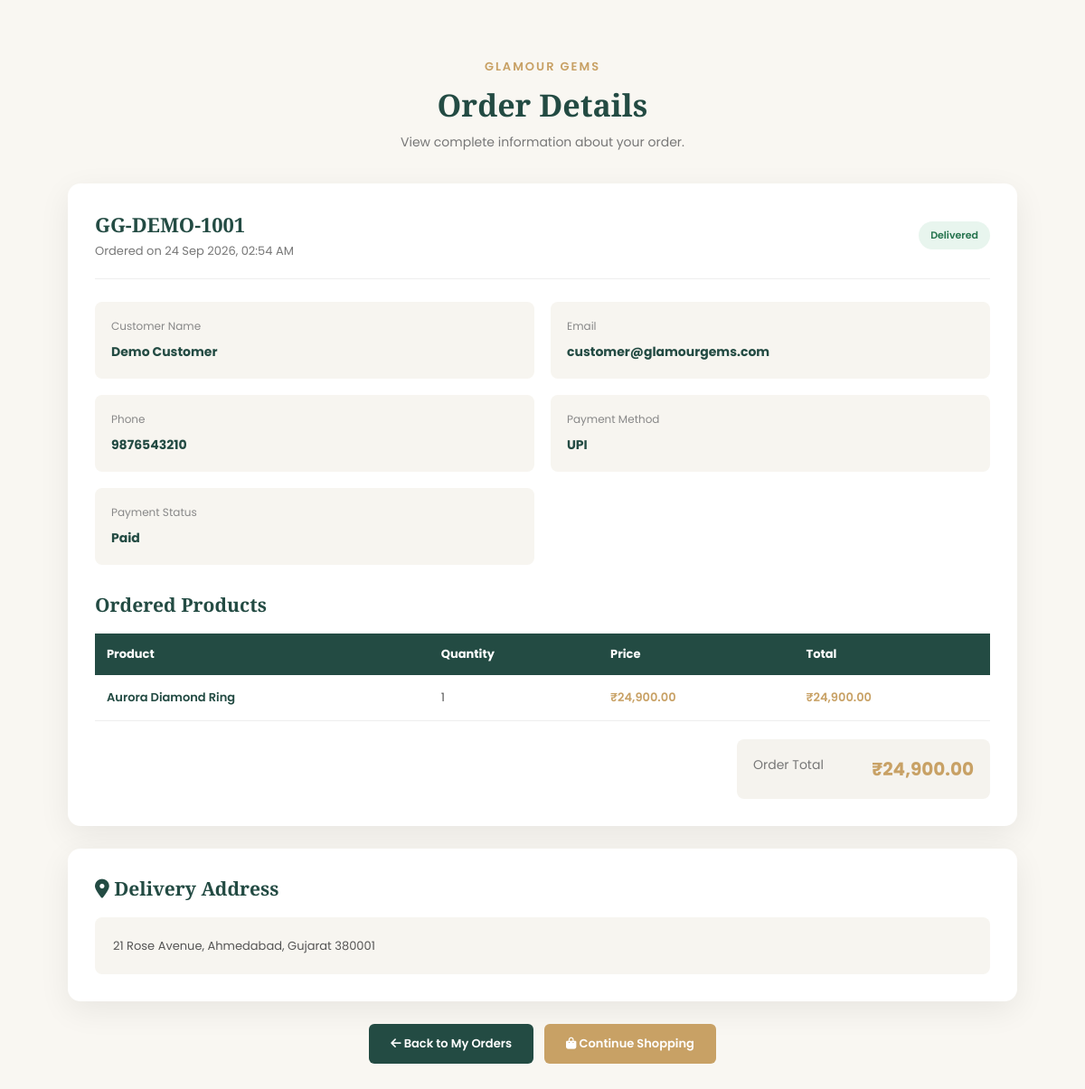
Screenshot of /order-details.php?order_id=1 (signed in) with the database file from the repository.
### tables this page shows
CREATE TABLE IF NOT EXISTS orders (
    id INT UNSIGNED AUTO_INCREMENT PRIMARY KEY,
    order_number VARCHAR(60) NOT NULL UNIQUE,
    user_id INT UNSIGNED DEFAULT NULL,
    customer_name VARCHAR(120) NOT NULL,
    customer_email VARCHAR(190) NOT NULL,
    customer_phone VARCHAR(30) DEFAULT NULL,
    shipping_address TEXT NOT NULL,
    total_amount DECIMAL(12,2) NOT NULL DEFAULT 0,
    payment_method VARCHAR(80) NOT NULL,
    payment_status VARCHAR(30) NOT NULL DEFAULT 'Pending',
    order_status VARCHAR(30) NOT NULL DEFAULT 'Pending',
    created_at TIMESTAMP NOT NULL DEFAULT CURRENT_TIMESTAMP,
    INDEX idx_orders_user (user_id),
    CONSTRAINT fk_orders_user FOREIGN KEY (user_id) REFERENCES users(id) ON DELETE SET NULL
);

CREATE TABLE IF NOT EXISTS order_items (
    id INT UNSIGNED AUTO_INCREMENT PRIMARY KEY,
    order_id INT UNSIGNED NOT NULL,
    product_id INT UNSIGNED DEFAULT NULL,
    product_name VARCHAR(180) NOT NULL,
    price DECIMAL(12,2) NOT NULL DEFAULT 0,
    quantity INT UNSIGNED NOT NULL DEFAULT 1,
    total DECIMAL(12,2) NOT NULL DEFAULT 0,
    CONSTRAINT fk_order_items_order FOREIGN KEY (order_id) REFERENCES orders(id) ON DELETE CASCADE,
    CONSTRAINT fk_order_items_product FOREIGN KEY (product_id) REFERENCES products(id) ON DELETE SET NULL
);

### order-details.php (the view, shortened to what this page needs)
<?php
require_once 'config/database.php';
$order_id = isset($_GET['order_id'])
    ? (int) $_GET['order_id']
    : 0;
$stmt = mysqli_prepare(
    $conn,
    "SELECT
        id,
        order_number,
        customer_name,
        customer_email,
        customer_phone,
        shipping_address,
        total_amount,
        payment_method,
        payment_status,
        order_status,
        created_at
     FROM orders
     WHERE id = ?
     AND customer_email = ?
     LIMIT 1"
);
mysqli_stmt_bind_param(
    $stmt,
    "is",
    $order_id,
    $_SESSION['user_email']
);
mysqli_stmt_execute($stmt);
$result = mysqli_stmt_get_result($stmt);
$order = mysqli_fetch_assoc($result);
$item_stmt = mysqli_prepare(
    $conn,
    "SELECT
        oi.product_id,
        oi.product_name,
        oi.quantity,
        oi.price
     FROM order_items oi
     WHERE oi.order_id = ?
     ORDER BY oi.id ASC"
);
mysqli_stmt_bind_param(
    $item_stmt,
    "i",
    $order_id
);
mysqli_stmt_execute($item_stmt);
$items_result = mysqli_stmt_get_result($item_stmt);
?>
<!DOCTYPE html>
<html lang="en">
<head>
    <link
        rel="stylesheet"
        href="https://cdnjs.cloudflare.com/ajax/libs/font-awesome/6.7.2/css/all.min.css"
    >
</head>
<body>
<section class="order-details-page">
    <div class="order-details-container">
        <div class="page-heading">
            <span>GLAMOUR GEMS</span>
            <h1>Order Details</h1>
            <p>
                View complete information about your order.
            </p>
        </div>
        <div class="order-card">
            <div class="order-header">
                <div>
                    <h2>
                        <?php
                        echo htmlspecialchars(
                            $order['order_number']
                        );
                        ?>
                    </h2>
                    <p>
                        Ordered on
                        <?php
                        echo date(
                            "d M Y, h:i A",
                            strtotime(
                                $order['created_at']
                            )
                        );
                        ?>
                    </p>
                </div>
                <?php
                $order_status =
                    strtolower(
                        $order['order_status']
                    );
                if (
                    $order_status === 'delivered' ||
                    $order_status === 'completed'
                ) {
                    $status_class = 'status-paid';
                } elseif (
                    $order_status === 'cancelled'
                ) {
                    $status_class = 'status-cancelled';
                } else {
                    $status_class = 'status-pending';
                }
                ?>
                <span
                    class="status <?php echo $status_class; ?>"
                >
                    <?php
                    echo htmlspecialchars(
                        $order['order_status']
                    );
                    ?>
                </span>
            </div>
            <div class="info-grid">
                <div class="info-box">
                    <span>
                        Customer Name
                    </span>
                    <strong>
                        <?php
                        echo htmlspecialchars(
                            $order['customer_name']
                        );
                        ?>
                    </strong>
                </div>
                <div class="info-box">
                    <span>
                        Email
                    </span>
                    <strong>
                        <?php
                        echo htmlspecialchars(
                            $order['customer_email']
                        );
                        ?>
                    </strong>
                </div>
                <div class="info-box">
                    <span>
                        Phone
                    </span>
                    <strong>
                        <?php
                        echo htmlspecialchars(
                            $order['customer_phone']
                        );
                        ?>
                    </strong>
                </div>
                <div class="info-box">
                    <span>
                        Payment Method
                    </span>
                    <strong>
                        <?php
                        echo htmlspecialchars(
                            $order['payment_method']
                        );
                        ?>
                    </strong>
                </div>
                <div class="info-box">
                    <span>
                        Payment Status
                    </span>
                    <strong>
                        <?php
                        echo htmlspecialchars(
                            $order['payment_status']
                        );
                        ?>
                    </strong>
                </div>
            </div>
            <h2 class="section-title">
                Ordered Products
            </h2>
            <div class="table-wrapper">
                <table class="items-table">
                    <thead>
                        <tr>
                            <th>
                                Product
                            </th>
                            <th>
                                Quantity
                            </th>
                            <th>
                                Price
                            </th>
                            <th>
                                Total
                            </th>
                        </tr>
                    </thead>
                    <tbody>
                        <?php
                        if (
                            mysqli_num_rows($items_result) > 0
                        ):
                            while (
                                $item =
                                mysqli_fetch_assoc(
                                    $items_result
                                )
                            ):
                                $item_total =
                                    $item['price']
                                    * $item['quantity'];
                        ?>
                            <tr>
                                <td>
                                    <span class="product-name">
                                        <?php
                                        echo htmlspecialchars(
                                            $item['product_name']
                                        );
                                        ?>
                                    </span>
                                </td>
                                <td>
                                    <?php
                                    echo (int)
                                        $item['quantity'];
                                    ?>
                                </td>
                                <td>
                                    <span class="product-price">
                                        ₹<?php
                                        echo number_format(
                                            $item['price'],
                                            2
                                        );
                                        ?>
                                    </span>
                                </td>
                                <td>
                                    <span class="product-price">
                                        ₹<?php
                                        echo number_format(
                                            $item_total,
                                            2
                                        );
                                        ?>
                                    </span>
                                </td>
                            </tr>
                        <?php
                            endwhile;
                        endif; ?>
                    </tbody>
                </table>
            </div>
            <div class="total-box">
                <div class="total-content">
                    <div class="total-row">
                        <span>
                            Order Total
                        </span>
                        <strong>
                            ₹<?php
                            echo number_format(
                                $order['total_amount'],
                                2
                            );
                            ?>
                        </strong>
                    </div>
                </div>
            </div>
        </div>
        <div class="order-card">
            <h2 class="section-title">
                <i class="fa-solid fa-location-dot"></i>
                Delivery Address
            </h2>
            <div class="address-box">
                <?php
                echo nl2br(
                    htmlspecialchars(
                        $order['shipping_address']
                    )
                );
                ?>
            </div>
        </div>
        <div class="action-buttons">
            <a
                href="orders.php"
                class="action-btn"
            >
                <i class="fa-solid fa-arrow-left"></i>
                Back to My Orders
            </a>
            <a
                href="shop.php"
                class="action-btn shop-btn"
            >
                <i class="fa-solid fa-bag-shopping"></i>
                Continue Shopping
            </a>
        </div>
    </div>
</section>
</body>
</html>

### order-details.php (style rules this page uses)
* { margin: 0; padding: 0; box-sizing: border-box; }
body { font-family: 'Poppins', sans-serif; background: #f9f7f2; color: #333; }
.order-details-page { min-height: 100vh; padding: 60px 20px; }
.order-details-container { max-width: 1050px; margin: auto; }
.page-heading { text-align: center; margin-bottom: 35px; }
.page-heading span { color: #C8A165; font-size: 13px; font-weight: 600; letter-spacing: 2px; }
.page-heading h1 { font-family: 'Cinzel', serif; color: #234B43; font-size: 34px; margin: 8px 0; }
.page-heading p { color: #777; font-size: 14px; }
.order-card { background: #ffffff; border-radius: 14px; padding: 30px; margin-bottom: 25px; box-shadow: 0 10px 35px rgba(0,0,0,0.07); }
.order-header { display: flex; justify-content: space-between; align-items: center; gap: 20px; padding-bottom: 20px; margin-bottom: 25px; border-bottom: 1px solid #eee; }
.order-header h2 { font-family: 'Cinzel', serif; color: #234B43; font-size: 22px; }
.order-header p { color: #777; font-size: 13px; margin-top: 5px; }
.status { display: inline-block; padding: 7px 13px; border-radius: 20px; font-size: 11px; font-weight: 600; }
.status-paid { background: #e8f5ee; color: #24734d; }
.info-grid { display: grid; grid-template-columns: repeat(2, 1fr); gap: 18px; margin-bottom: 30px; }
.info-box { background: #f7f5f0; padding: 18px; border-radius: 8px; }
.info-box span { display: block; color: #888; font-size: 12px; margin-bottom: 6px; }
.info-box strong { color: #234B43; font-size: 14px; }
.section-title { font-family: 'Cinzel', serif; color: #234B43; font-size: 21px; margin-bottom: 18px; }
.table-wrapper { overflow-x: auto; }
.items-table { width: 100%; border-collapse: collapse; min-width: 600px; }
.items-table th { background: #234B43; color: #ffffff; padding: 13px; text-align: left; font-size: 13px; }
.items-table td { padding: 15px 13px; border-bottom: 1px solid #eee; font-size: 13px; color: #555; }
.product-name { color: #234B43; font-weight: 600; }
.product-price { color: #C8A165; font-weight: 600; }
.total-box { display: flex; justify-content: flex-end; margin-top: 20px; }
.total-content { min-width: 280px; background: #f5f3ee; padding: 18px; border-radius: 8px; }
.total-row { display: flex; justify-content: space-between; gap: 30px; font-size: 14px; color: #777; }
.total-row strong { color: #C8A165; font-size: 20px; }
.address-box { background: #f7f5f0; padding: 20px; border-radius: 8px; color: #555; font-size: 13px; line-height: 1.8; }
.action-buttons { display: flex; justify-content: center; gap: 12px; flex-wrap: wrap; margin-top: 25px; }
.action-btn { display: inline-block; padding: 12px 24px; background: #234B43; color: #ffffff; text-decoration: none; border-radius: 6px; font-size: 13px; font-weight: 600; transition: 0.3s ease; }
.shop-btn { background: #C8A165; }

### rows the page displays
orders: order_number "GG-DEMO-1001", created_at "24 Sep 2026, 02:54 AM", order_status "Delivered", customer_name "Demo Customer", customer_email "customer@glamourgems.com", customer_phone "9876543210", payment_method "UPI", payment_status "Paid", total_amount "24,900.00", shipping_address "21 Rose Avenue, Ahmedabad, Gujarat 380001"
order_items: product_name "Aurora Diamond Ring", quantity "1", price "24,900.00", item_total "24,900.00"
